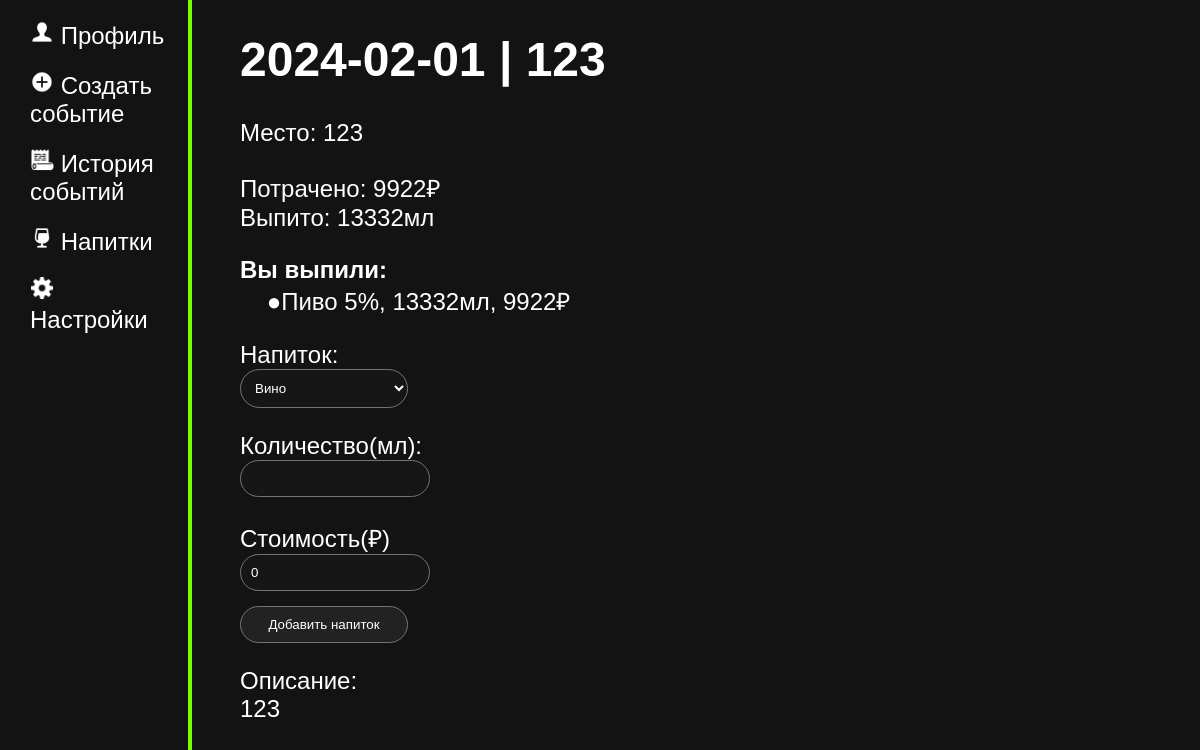
/event/5 (signed in), run on the app's committed database.
### tables this page shows
CREATE TABLE events
(
    id INTEGER PRIMARY KEY AUTOINCREMENT,
    user_id INTEGER,
    title TEXT,
    event_date DATE NOT NULL,
    place TEXT,
    descript TEXT,

    
    FOREIGN KEY(user_id) REFERENCES user(id) 
);

CREATE TABLE events_drink
(
    id INTEGER PRIMARY KEY AUTOINCREMENT,
    user_id INTEGER,
    event_id INTEGER,
    drink_id INTEGER,
    drink_title TEXT,
    drink_alcohol INTEGER,
    volume INTEGER,
    price INTEGER,

    
    FOREIGN KEY(user_id) REFERENCES user(id) ON DELETE CASCADE,
    FOREIGN KEY(event_id) REFERENCES events(id) ON DELETE CASCADE,
    FOREIGN KEY(drink_id) REFERENCES drink(id),
    FOREIGN KEY(drink_alcohol) REFERENCES drink(alcohol)
);

### main.py (the view)
@app.route("/event/<int:event_id>", methods = ["POST", "GET"])
@login_required
def event(event_id):
    if request.method == "POST":
        D.add_drink_in_event(current_user.get_id(), event_id, request.form["drink"], request.form["volume"], request.form["price"])
        flash("Напиток добавлен", "accept")
        return redirect(url_for('event', event_id = event_id))
    return render_template("event.html",
                            drinks = D.get_drinks(current_user.get_id()),
                            drinks_in_event = D.get_drinks_in_event(event_id),
                            volume_sum = D.get_sum_of_volume(event_id),
                            price_sum = D.get_sum_of_price(event_id),
                            description = D.get_description(event_id),
                            event_info = D.get_event_info(event_id))

### data.py (called while the page is built)
    def get_drinks(self, user_id):
        try:
            self.cursor.execute(f"SELECT id, title, alcohol, volume, price FROM drink WHERE user_id = {user_id} ORDER BY title")
            drinks = self.cursor.fetchall()
            return drinks
        except error:
            print("ОШИБКА! " + str(error))

    def get_user(self, user_id):
        try:
            self.cursor.execute(f"SELECT * FROM user WHERE id = {user_id} LIMIT 1")
            user = self.cursor.fetchone()
            return user
        except error:
                print("ОШИБКА! " + str(error))

    def get_drinks_in_event(self, event_id):
        try:
            self.cursor.execute(f"SELECT drink_id, drink_title, drink_alcohol, volume, price FROM events_drink WHERE event_id = {event_id}")
            drinks_in_event = self.cursor.fetchall()
            return drinks_in_event
        except error:
            print("ОШИБКА! " + str(error))

    def get_sum_of_volume(self, event_id):
        try:
            self.cursor.execute(f"SELECT SUM(volume) FROM events_drink WHERE event_id = {event_id}")
            volume_sum = self.cursor.fetchone()
            return volume_sum
        except error:
            print("ОШИБКА! " + str(error))

    def get_sum_of_price(self, event_id):
        try:
            self.cursor.execute(f"SELECT SUM(price) FROM events_drink WHERE event_id = {event_id}")
            price_sum = self.cursor.fetchone()
            return price_sum
        except error:
            print("ОШИБКА! " + str(error))

    def get_description(self, event_id):
        try:
            self.cursor.execute(f"SELECT descript FROM events WHERE id = {event_id}")
            description = self.cursor.fetchone()
            return description
        except error:
                print("ОШИБКА! " + str(error))

    def get_event_info(self, event_id):
        try:
            self.cursor.execute(f"SELECT event_date, title, place, descript FROM events WHERE id = {event_id}")
            event_info = self.cursor.fetchone()
            return event_info
        except error:
                print("ОШИБКА!" + str(error))

### main.py (called while the page is built)
@login_manager.user_loader
def load_user(user_id):
    print("load user")
    return User().fromDB(user_id, D)

def connect_db():
    connect = sqlite3.connect(app.config['DATABASE'])
    connect.row_factory = sqlite3.Row
    return connect

def get_db():
    if not hasattr(g, "link_db"):
        g.link_db = connect_db()
        print("БАЗА ДАННЫХ ПОЛУЧЕНА")
    return g.link_db

### templates/event.html (shortened to what this page needs)
{% extends 'base.html' %}
{%block body%}
<div class="main">
    <p><h1>{{event_info.event_date}} | {{event_info.title}}</h1>
    Место: {{event_info.place}}
    </p>
    <p>Потрачено: {%if price_sum[0]%} {{price_sum[0]}}₽ {%else%} 0₽ {%endif%}
    <br>Выпито: {%if volume_sum[0]%} {{volume_sum[0]}}мл {%else%} 0мл {%endif%} </p>
    <b>Вы выпили:</b>
    {%if drinks_in_event%}
    {%for i in drinks_in_event%}
    <br> &nbsp &nbsp ●{{i.drink_title}} {{i.drink_alcohol}}%, {{i.volume}}мл, {{i.price}}₽
    {%endfor%}
    {%else%}
    Пока ничего нет
    {%endif%}
    <div class="forma">
    <form action="" method="post">
    <p>Напиток:
    {%if drinks%}
    <br> <select name="drink">
        {%for i in drinks%}
        <option>{{i.title}}</option>
        {%endfor%}
        </select>
    </p>
    <p>Количество(мл):
        <br><input type="number" name="volume" min="1" required>
    </p>
    <p>Стоимость(₽)
        <br><input type="number" name="price" min="0" value="0" required>
    </p>
    <input type="submit" value="Добавить напиток"></p>
    {%else%}
    <p style="color:rgb(206, 0, 0)">Вы не можете добавлять события, пока у вас нет напитков! Создайте напиток <a href="{{url_for('drinks')}}" style="color:rgb(206, 0, 0)" ><u>здесь</u></a></p>
    {%endif%}
    </form>
    <p>Описание:
        <br>{{description[0]}}
    </p>
    </div>
</div>
{%endblock%}

### static/css/main.css (style rules this page uses)
p, h1, a, br { color: rgb(255, 255, 255); text-decoration: none; }
body { color: rgb(255, 255, 255); padding: 0; margin: 0; font-family: Arial, Helvetica, sans-serif; font-size: 24px; background-color: rgb(19, 19, 19); }
.main { float: left; margin-left: 20%; width: 70%; }
.forma p { margin-bottom: 15px; }
.forma input, .forma textarea, .forma select { width: 20%; padding: 10px; border: 1px solid #747474; background-color: rgb(22, 22, 22); color: white; resize: none; border-radius: 10px; }
.forma input, .forma select { border-radius: 50px; }
.forma input[type="submit"] { background-color: rgb(34, 34, 34); color: #fff; cursor: pointer; transition: background-color 0.3s ease; }

### data on the page
events: event_date "2024-02-01", title "123", place "123", descript "123"
events_drink: drink_title "Пиво", drink_alcohol "5", volume "13332", price "9922"

### other printed values
{{ price_sum[0] }} "9922"
{{ volume_sum[0] }} "13332"
form field drink "Вино"
